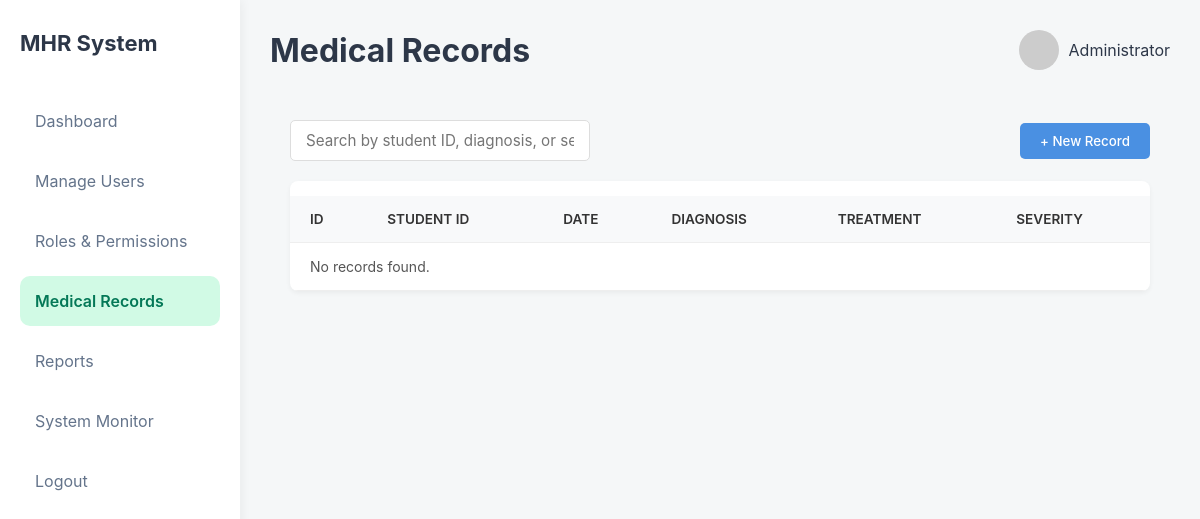
Page /admin/medical_records.php on the earlier database version.
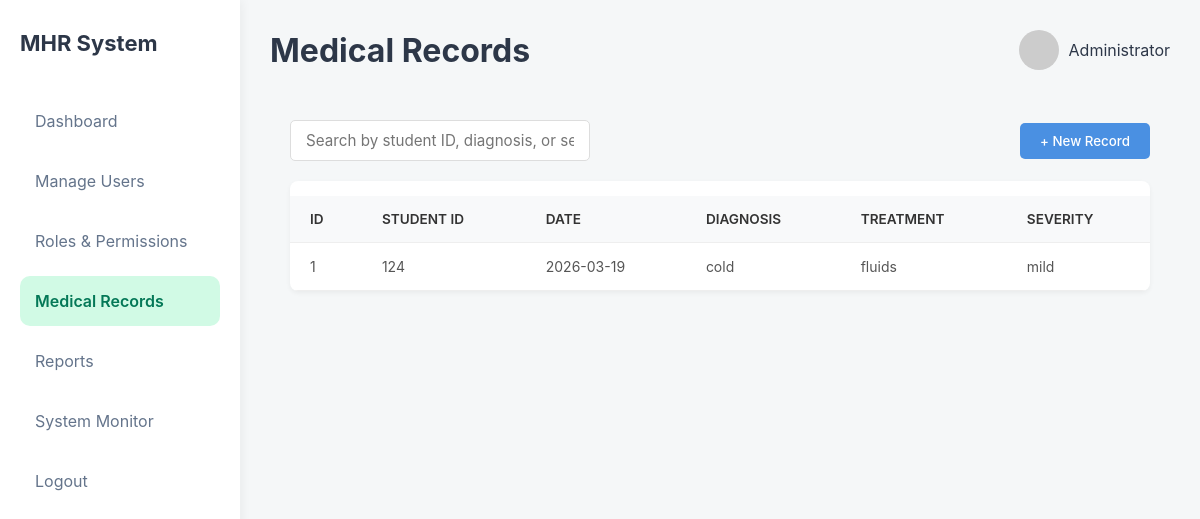
Same page on the later database version.
### tables this page shows
CREATE TABLE `medical_records` (
  `id` int(11) NOT NULL,
  `student_id` varchar(255) NOT NULL,
  `date` date NOT NULL,
  `diagnosis` varchar(255) NOT NULL,
  `treatment` text NOT NULL,
  `severity` enum('mild','moderate','severe') NOT NULL,
  `created_at` timestamp NOT NULL DEFAULT current_timestamp()
);

### admin/medical_records.php (the view, shortened to what this page needs)
<?php
$servername = "localhost";
$db_username = "root";
$db_password = "";
$dbname = "mhr";
$conn = new mysqli($servername, $db_username, $db_password, $dbname);
$records = [];
$search = isset($_GET['search']) ? $_GET['search'] : '';
$sql = "SELECT * FROM medical_records";
$sql .= " ORDER BY date DESC";
$stmt = $conn->prepare($sql);
$stmt->execute();
$result = $stmt->get_result();
if ($result) {
    $records = $result->fetch_all(MYSQLI_ASSOC);
}
?>
<!DOCTYPE html>
<html lang="en">
<head>
<link rel="stylesheet" href="dashboard.css">
<link rel="stylesheet" href="medical_records.css">
</head>
<body>
<div class="dashboard">
<?php include 'sidebar.php'; ?>
<main class="main">
<header class="topbar">
<h1>Medical Records</h1>
<div class="admin">
<img src="https://i.pravatar.cc/40">
<span>Administrator</span>
</div>
</header>
<section class="records-container">
    <div class="records-controls">
        <form class="search-box" method="GET" action="medical_records.php">
            <input type="text" name="search" value="<?php echo htmlspecialchars($search); ?>" placeholder="Search by student ID, diagnosis, or severity...">
        </form>
        <button class="btn-add-record">
            <span>+ New Record</span>
        </button>
    </div>
    <div class="table-responsive">
        <table class="records-table">
            <thead>
                <tr>
                    <th>ID</th>
                    <th>Student ID</th>
                    <th>Date</th>
                    <th>Diagnosis</th>
                    <th>Treatment</th>
                    <th>Severity</th>
                </tr>
            </thead>
            <tbody>
                <?php if (!empty($records)): ?>
                    <?php foreach ($records as $row): ?>
                    <tr>
                        <td><?php echo htmlspecialchars($row['id']); ?></td>
                        <td><?php echo htmlspecialchars($row['student_id']); ?></td>
                        <td><?php echo htmlspecialchars($row['date']); ?></td>
                        <td><?php echo htmlspecialchars($row['diagnosis']); ?></td>
                        <td><?php echo htmlspecialchars($row['treatment']); ?></td>
                        <td><?php echo htmlspecialchars($row['severity']); ?></td>
                    </tr>
                    <?php endforeach; ?>
                <?php else: ?>
                    <tr><td colspan="6">No records found.</td></tr>
                <?php endif; ?>
            </tbody>
        </table>
    </div>
</section>
</main>
</div>
</body>
</html>

Differences in the rows shown:
added medical_records: id "1", student "124", date "2026-03-19", diagnosis "cold", treatment "fluids", severity "mild"
Other differences:
text no longer shown: "No records found."
